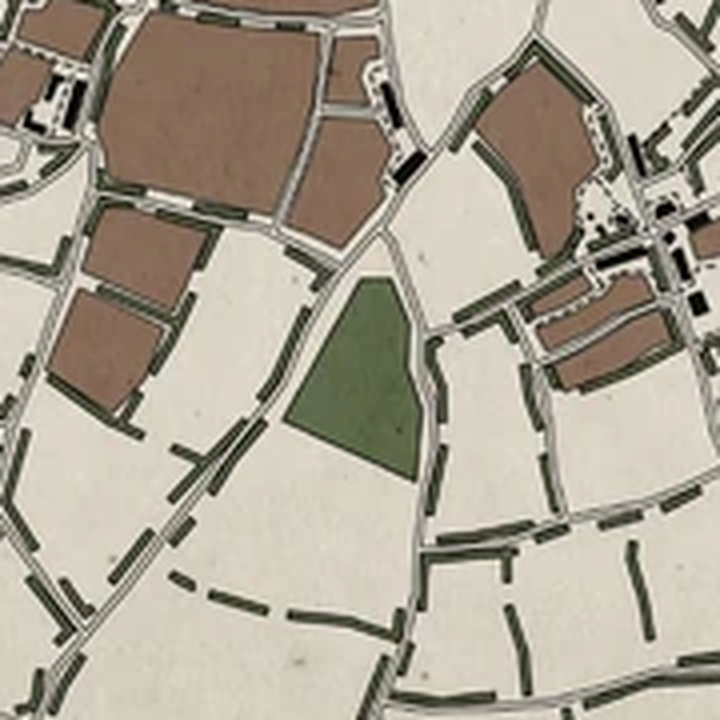
#> input picture game-src/map/maps/gulch/section.png, 720 x 720 px, found by its file name
$ python prep_game.py
#> lines starting #> are read from the running program, lines starting #| are printed output that depends on the picture; after the words box and inside, x2 and y2 are one past the last pixel; in counts of white or black regions, pixels touching at a corner belong together
"""Game data for the test: a 2 m grid of what blocks movement and sight, start positions, sprites at game size."""
from PIL import Image
import numpy as np, json, math, os, collections

base = os.path.dirname(os.path.abspath(__file__))
here = os.environ.get("MAPDIR", base)                      # the map's folder: section.png, layout.json, masks
out = os.environ.get("OUT", os.path.join(base, "game")); os.makedirs(out, exist_ok=True)
a = np.asarray(Image.open(os.path.join(here, "section.png")).convert("RGB")).astype(int)
r, g, b = a[..., 0], a[..., 1], a[..., 2]; lum = (r + g + b) / 3
#> after `r, g, b = (a[..., 0], a[..., 1], a[..., 2])`:
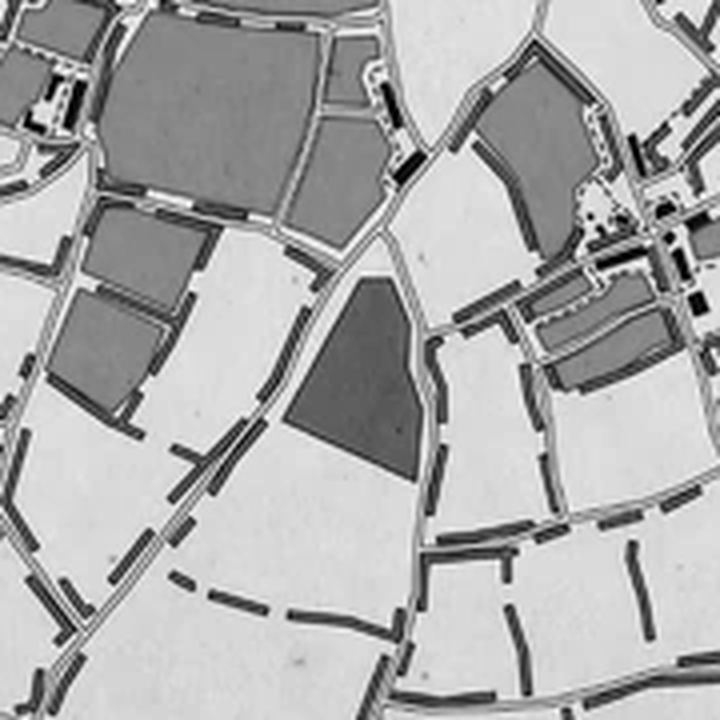
#> r: shape (720, 720) int64; min 0, max 255, mean 171.1
#> after `r, g, b = (a[..., 0], a[..., 1], a[..., 2])`:
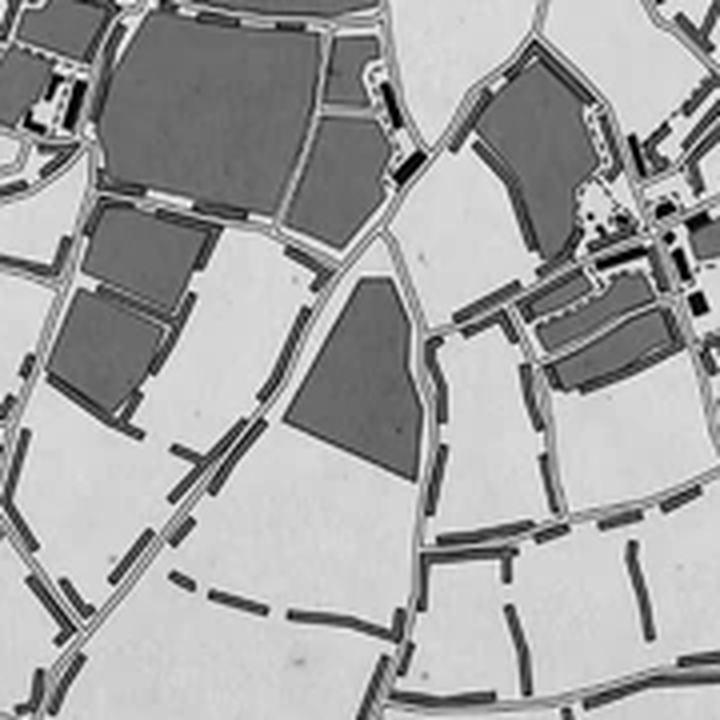
#> g: shape (720, 720) int64; min 0, max 255, mean 162.8
#> after `r, g, b = (a[..., 0], a[..., 1], a[..., 2])`:
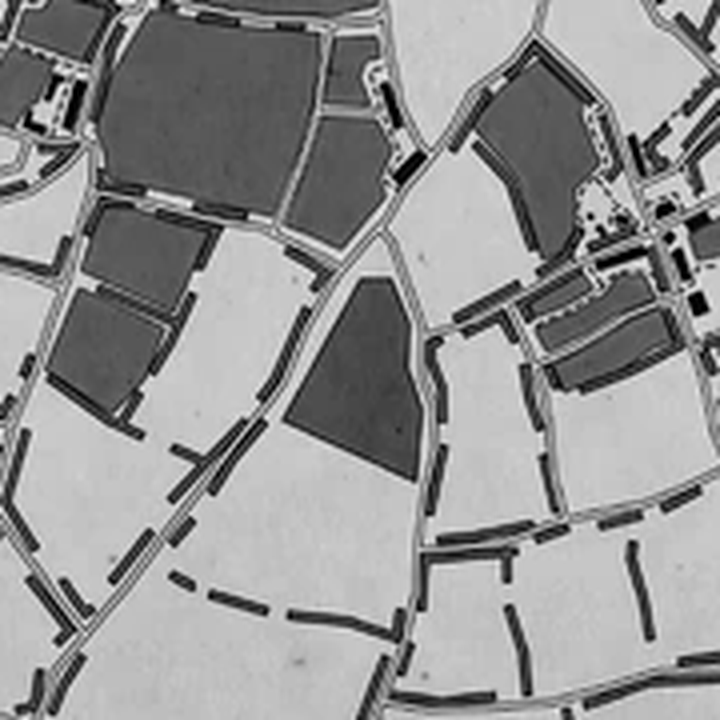
#> b: shape (720, 720) int64; min 0, max 250, mean 147.5
N = a.shape[0]; CELL = 2; G = N // CELL
#> after `N = a.shape[0]`: N = 720
#> after `G = N // CELL`: G = 360

hedge = (lum >= 45) & (lum < 105) & (g >= b + 6)
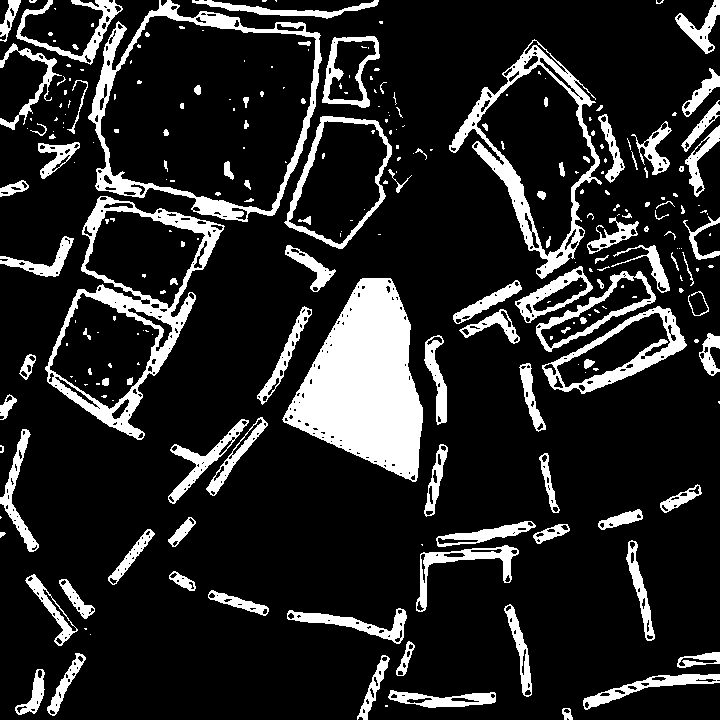
#> hedge: shape (720, 720) bool; 15.7% white; 264 white regions (148 under 20 px), largest, box (x1, y1, x2, y2) and area: (282, 278, 423, 482) 16857, (45, 196, 225, 440) 7241, (88, 0, 322, 222) 6057
building = (lum < 40) & ((g - b) < 8)
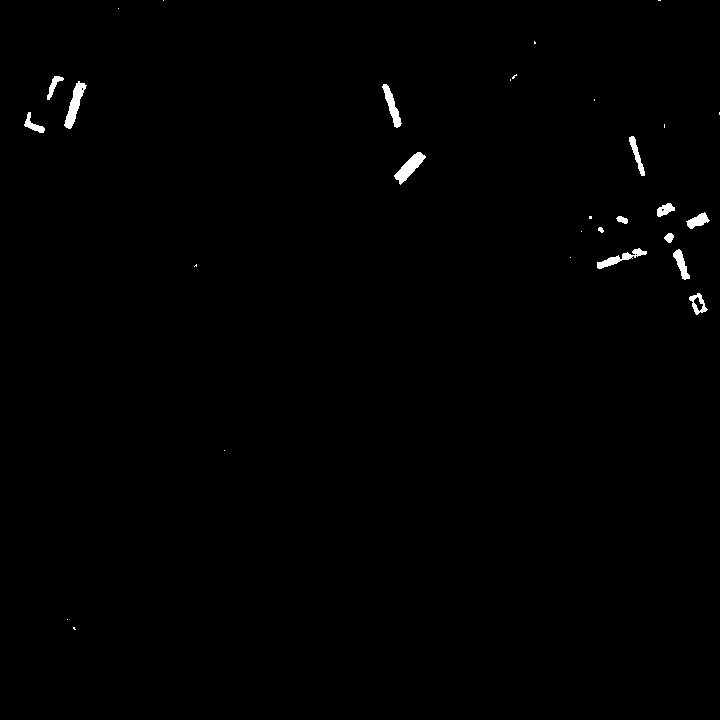
#> building: shape (720, 720) bool; 0.58% white; 30 white regions (16 under 20 px), largest, box (x1, y1, x2, y2) and area: (64, 81, 87, 129) 435, (394, 152, 426, 185) 416, (382, 84, 402, 128) 325
#> (the run stopped early here; a loop or call above may not have finished)
